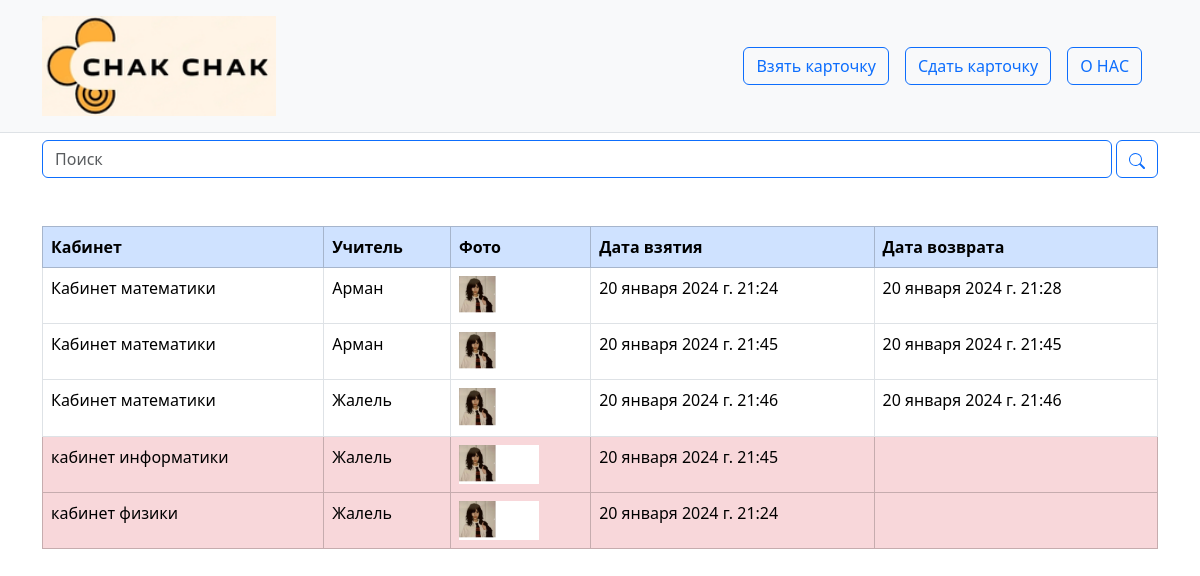
Before: / with the older database file.
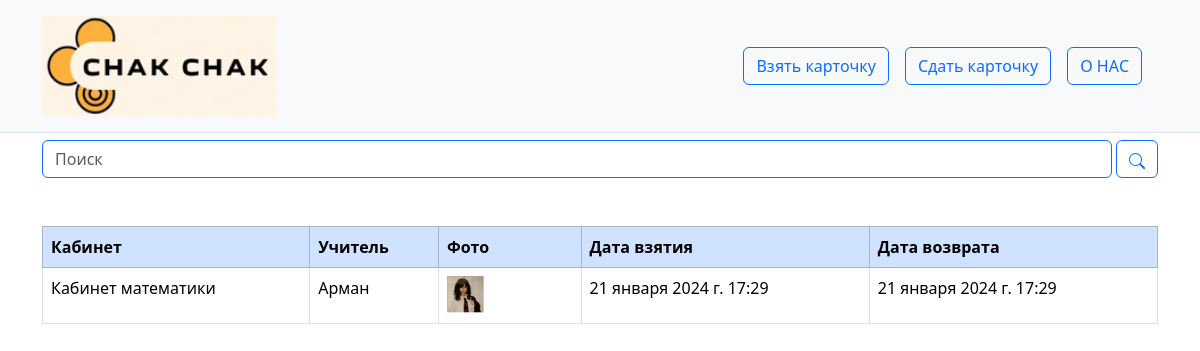
After: the same page with the newer database file.
### main/models.py (models this page shows, shortened)
class CardHistory(models.Model):
    office = models.ForeignKey(
        "Office", on_delete=models.PROTECT, verbose_name="Кабинет"
    )
    teacher = models.ForeignKey(
        "Teacher", on_delete=models.PROTECT, verbose_name="Преподаватель"
    )
    start_time = models.DateTimeField(auto_now_add=True, verbose_name="Время начала")
    end_time = models.DateTimeField(
        blank=True, null=True, verbose_name="Время окончания"
    )
    returned = models.BooleanField(default=False, verbose_name="Возвращен")
    class Meta:
        verbose_name = "История карты"
        verbose_name_plural = "История карт"
        ordering = ["office"]

class Office(models.Model):
    card_number = models.CharField(
        max_length=20, verbose_name="Номер карты", unique=True
    )  # card number
    office = models.CharField(max_length=100, verbose_name="Кабинет")  # office
    time_created = models.DateTimeField(
        auto_now_add=True, verbose_name="Время создания"
    )  # time created
    time_updated = models.DateTimeField(
        auto_now=True, verbose_name="Время обновления"
    )  # time updated
    active = models.BooleanField(default=True, verbose_name="Активен")  # card active
    busy = models.BooleanField(default=False, verbose_name="Занято")
    def __str__(self) -> str:
        return self.office
    class Meta:
        verbose_name = "Офис"
        verbose_name_plural = "Офисы"
        ordering = ["office"]

class Teacher(models.Model):
    card_number = models.CharField(
        max_length=20, verbose_name="Номер карты", unique=True
    )  # card number
    name = models.CharField(max_length=100, verbose_name="ФИО")  # name
    slug = models.SlugField(max_length=100, unique=True)
    photo = models.ImageField(
        upload_to="teachers/%Y/%m/%d", verbose_name="Фото"
    )  # photo
    job_title = models.CharField(
        max_length=100, blank=True, verbose_name="Должность"
    )  # job title
    phone = models.CharField(max_length=11, blank=True, verbose_name="Телефон")  # phone
    time_created = models.DateTimeField(
        auto_now_add=True, verbose_name="Время создания"
    )  # time created
    time_updated = models.DateTimeField(
        auto_now=True, verbose_name="Время обновления"
    )  # time updated
    active = models.BooleanField(default=True, verbose_name="Активен")  # card active
    def __str__(self) -> str:
        return self.name
    class Meta:
        verbose_name = "Преподаватель"
        verbose_name_plural = "Преподаватели"
        ordering = ["name"]

### main/views.py (the view)
# urls.py: path("", index, name="index"),
def index(request):
    historys = CardHistory.objects.all()
    return render(request, "main/index.html", {"historys": historys})

### main/templates/main/index.html
{% extends 'main/base.html' %}
{% block content %}
<form class="d-flex mb-5" role="search">
      <input class="form-control me-1 border-primary" type="search" placeholder="Поиск" aria-label="Search">
      <button class="btn btn-outline-primary" type="submit">
        <svg xmlns="http://www.w3.org/2000/svg" width="16" height="16" fill="currentColor" class="bi bi-search" viewBox="0 0 16 16">
          <path d="M11.742 10.344a6.5 6.5 0 1 0-1.397 1.398h-.001q.044.06.098.115l3.85 3.85a1 1 0 0 0 1.415-1.414l-3.85-3.85a1 1 0 0 0-.115-.1zM12 6.5a5.5 5.5 0 1 1-11 0 5.5 5.5 0 0 1 11 0"/>
        </svg>
      </button>
    </form>
      <table class="table table-hover table-bordered">
        <thead class="table-primary">
          <tr>
            <th>Кабинет</th>
            <th>Учитель</th>
            <th>Фото</th>
            <th>Дата взятия</th>
            <th>Дата возврата</th>
          </tr>
        </thead>
        <tbody>
          {% for history in historys %}
            {% if history.returned == False %}
              <tr class="table-danger">
                <td>{{ history.office }}</td>
                <td>{{ history.teacher }}</td>
                <td><a href="{% url 'info' history.teacher.slug %}"><img src="{{ history.teacher.photo.url }}" alt="" width="80"></a></td>
                <td>{{ history.start_time }}</td>
                <td></td>
              </tr>
            {% else %}
              <tr>
                <td>{{ history.office }}</td>
                <td>{{ history.teacher }}</td>
                <td><a href="{% url 'info' history.teacher.slug %}"><img src="{{ history.teacher.photo.url }}" alt="" width="80"></a></td>
                <td>{{ history.start_time }}</td>
                <td>{{ history.end_time }}</td>
              </tr>
            {% endif %}
          {% endfor %}
        </tbody>
      </table>
{% endblock %}

### main/templates/main/base.html (shortened to what this page needs)
{% load static %}
<!DOCTYPE html>
<html lang="en">
<head>
    <link href="https://cdn.jsdelivr.net/npm/bootstrap@5.3.2/dist/css/bootstrap.min.css" rel="stylesheet">
    <link rel="stylesheet" href="{% static 'main/css/style.css' %}">
</head>
<body>
  <header>
    <nav class="navbar fixed-top py-3 border-bottom fixed-top bg-light">
      <div class="container">
        <a href="{% url 'index' %}">
          <img src="{% static 'main/img/logo.png' %}" alt="logo" height="100">
        </a>
        <ul class="nav nav-pills">
          <li class="nav-item"><a href="{% url 'take_cards' %}" class="btn btn-outline-primary me-3">Взять карточку</a></li>
          <li class="nav-item"><a href="{% url 'return_cards' %}" class="btn btn-outline-primary me-3">Сдать карточку</a></li>
          <li class="nav-item"><a href="{% url 'about' %}" class="btn btn-outline-primary me-3">О НАС</a></li>
        </ul>
      </div>
    </nav>
  </header>
  <div class="container">
    {% block content %}
    {% endblock %}
  </div>
</body>
</html>

### main/static/main/css/style.css (style rules this page uses)
header { margin-bottom: 140px; }

Changed rows visible on the page:
removed CardHistory: office "Кабинет математики", teacher "Арман", teacher.photo (picture), start_time "20 января 2024 г. 21:24", end_time "20 января 2024 г. 21:28"
removed CardHistory: office "Кабинет математики", teacher "Арман", teacher.photo (picture), start_time "20 января 2024 г. 21:45", end_time "20 января 2024 г. 21:45"
removed CardHistory: office "Кабинет математики", teacher "Жалель", teacher.photo (picture), start_time "20 января 2024 г. 21:46", end_time "20 января 2024 г. 21:46"
removed CardHistory: office "кабинет информатики", teacher "Жалель", teacher.photo (picture), start_time "20 января 2024 г. 21:45"
removed CardHistory: office "кабинет физики", teacher "Жалель", teacher.photo (picture), start_time "20 января 2024 г. 21:24"
added CardHistory: office "Кабинет математики", teacher "Арман", teacher.photo (picture), start_time "21 января 2024 г. 17:29", end_time "21 января 2024 г. 17:29"
